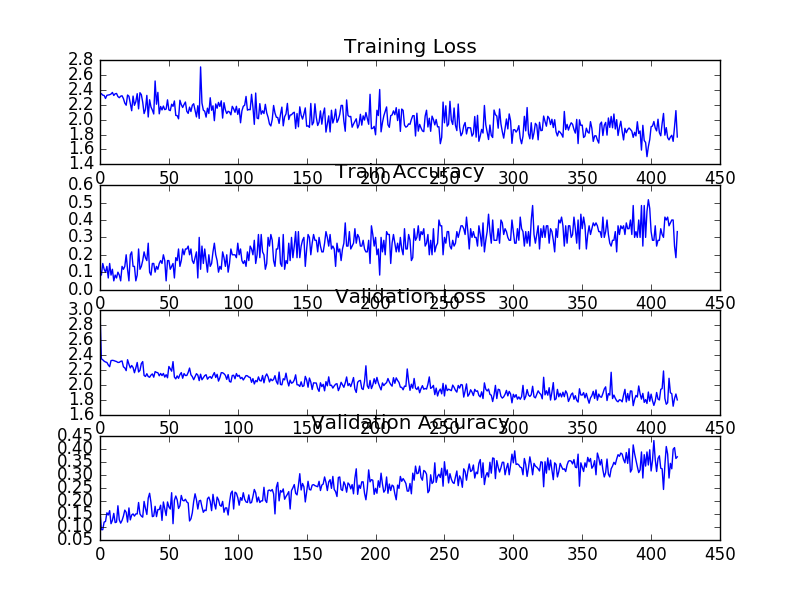

Source code (Python):
import numpy as numpy
import matplotlib.pyplot as plt
import sys
sys.path.append('..')
from core.frame import *
from data.data_util import *
sys.path.pop(-1)


# A demonstration of using the frame to train a fully-connected
# network for cifar-10 dataset.
# Two hidden layers, 100 activations each
# Leaky ReLu nonlinearity
# Softmax cross entropy loss criteria
# Epoch: 5; Batch size: 60


layers = [
	DenseLayer(500,scale=1e-3),
	ReLu(),
	DenseLayer(500,scale=2e-2),
	ReLu(),
	DenseLayer(100,scale=2e-2),
	ReLu(),
	DenseLayer(10,scale=2e-2),
	Softmax()
]

x_t, y_t = np.zeros((50000,3072)), np.zeros(50000)
for i in xrange(5):
	x_sub, y_sub = get_cifar10_data('../data/cifar-10/data_batch_'+str(i+1),10000)
	x_t[10000*i : 10000*(i+1)] = x_sub.reshape(10000,3072)
	y_t[10000*i : 10000*(i+1)] = y_sub

x_v, y_v = get_cifar10_data('../data/cifar-10/test_batch',10000)
x_v = x_v.reshape(10000,3072)

data = {
	'x_train': x_t,
	'y_train': y_t,
	'x_val':   x_v,
	'y_val':   y_v
}


args = {'learning_rate':8e-3, 'epoch':3, 'batch_size':100, 'reg':1e-2, 'debug':0}

fm = frame(layers, data, args)

train_acc, val_acc, train_loss, val_loss = fm.train(verbose=2,gap=10,val_num=500)

l = len(train_acc)
print 'Average training accuracy: %f' % (sum(train_acc) / l)
print 'Average Validation accuracy: %f' % (sum(val_acc) / l)
print 'Average training loss: %f' % (sum(train_loss) / l)
print 'Average validation loss: %f' % (sum(val_loss) / l)

plt.subplot(411)
plt.plot(range(len(train_loss)),train_loss)
plt.title('Training Loss')

plt.subplot(412)
plt.plot(range(len(train_acc)),train_acc)
plt.title('Train Accuracy')

plt.subplot(413)
plt.plot(range(len(val_loss)),val_loss)
plt.title('Validation Loss')

plt.subplot(414)
plt.plot(range(len(val_acc)),val_acc)
plt.title('Validation Accuracy')

plt.show()
